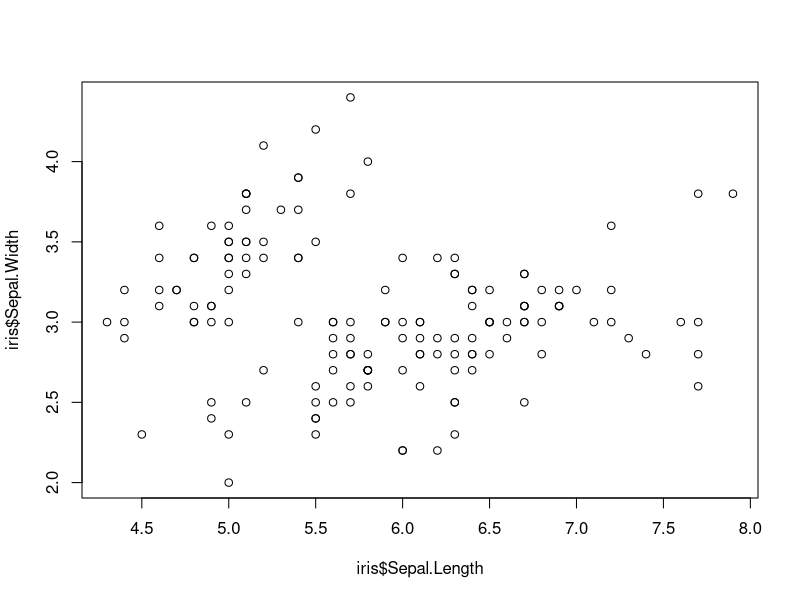
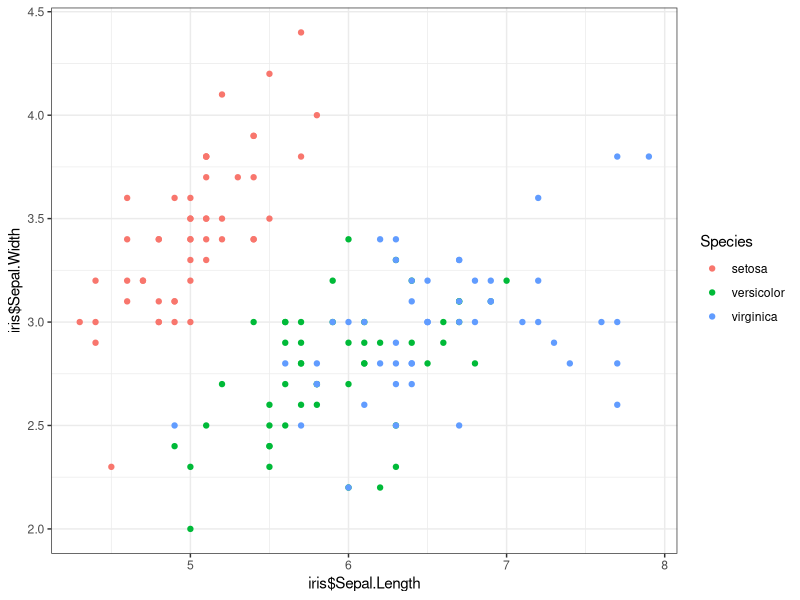
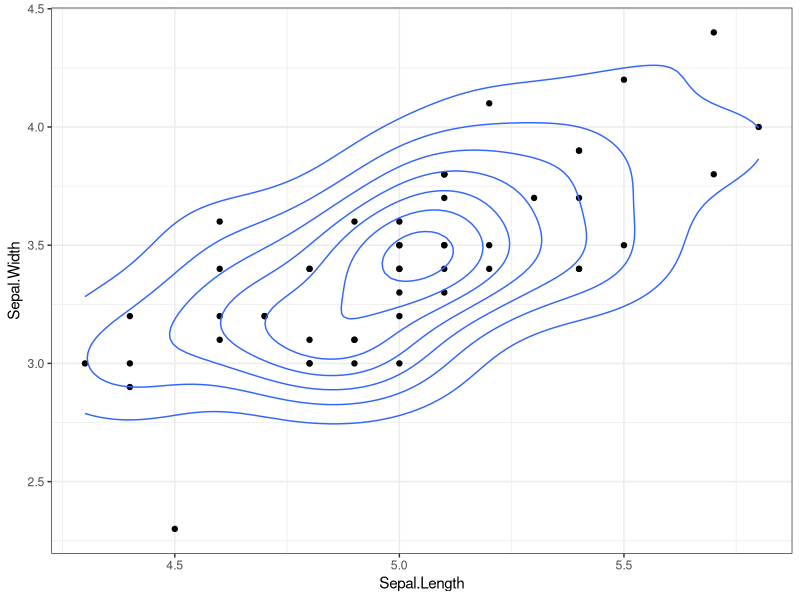

Reproduce these figures in R, in order.
# Descriptive Statistics

data(iris)
print(head(iris))
print(table(iris$Species))
plot(iris$Sepal.Length, iris$Sepal.Width)

library(ggplot2)
ggplot(iris, aes(iris$Sepal.Length,iris$Sepal.Width, 
                 color=Species)) +geom_point() +theme_bw()
dev.off

iris.setosa<- subset(iris, Species == "setosa")
iris.virginica<- subset(iris, Species == "virginica")
iris.versicolor<- subset(iris, Species == "versicolor")
ggplot(iris.setosa, aes(Sepal.Length,Sepal.Width)) +geom_point() +geom_density2d() +theme_bw()

print(cor(iris$Sepal.Length,iris$Sepal.Width))
print(cov(iris$Sepal.Length,iris$Sepal.Width))
print(cor(iris.setosa$Sepal.Length,iris.setosa$Sepal.Width))
print(cov(iris.setosa$Sepal.Length,iris.setosa$Sepal.Width))
print(cor(iris.versicolor$Sepal.Length,iris.versicolor$Sepal.Width))
print(cov(iris.versicolor$Sepal.Length,iris.versicolor$Sepal.Width))
print(cor(iris.virginica$Sepal.Length,iris.virginica$Sepal.Width))
print(cov(iris.virginica$Sepal.Length,iris.virginica$Sepal.Width))

# data summary
summary(iris)
